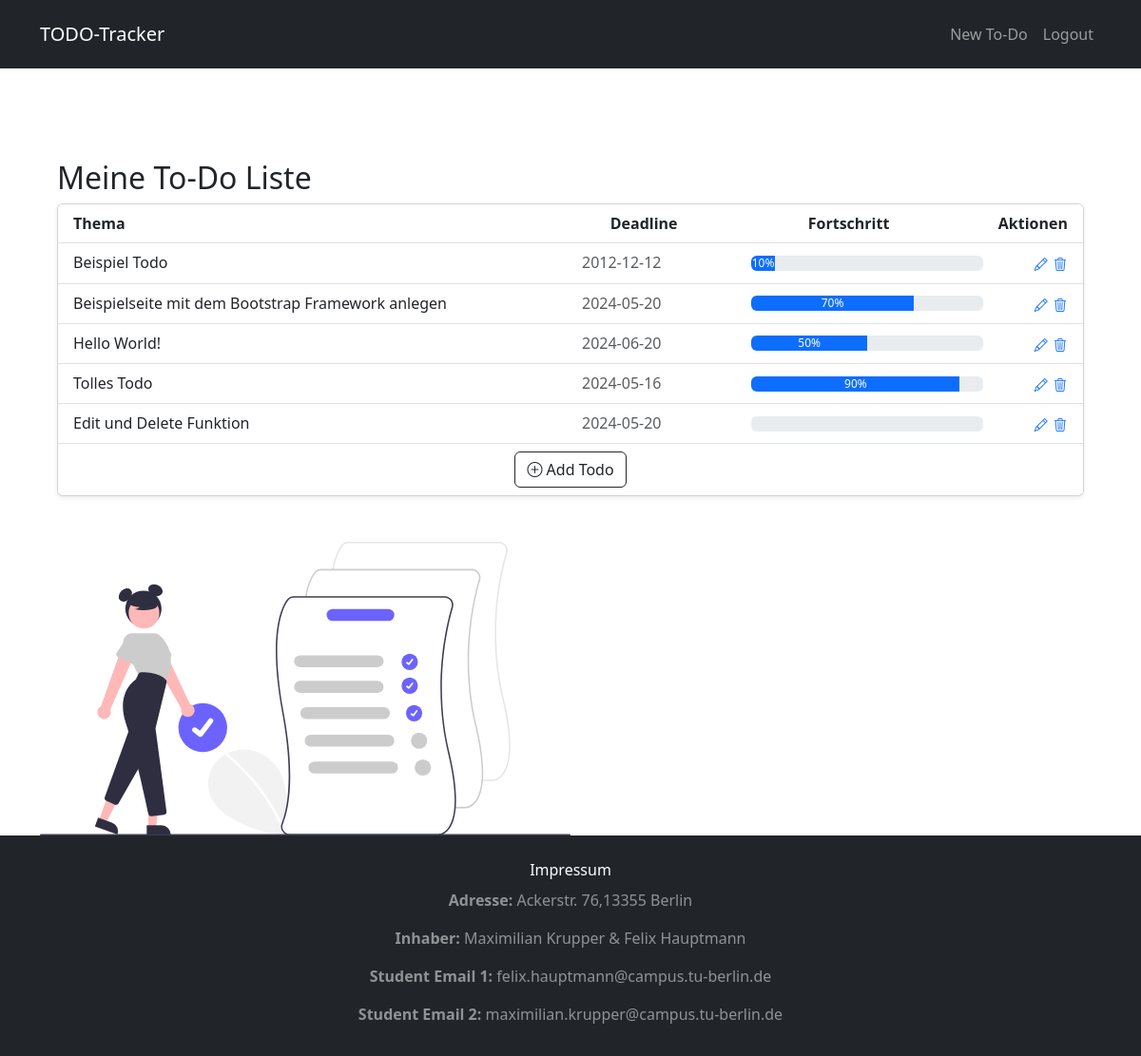
/ (signed in), run on an earlier commit of the app's database.
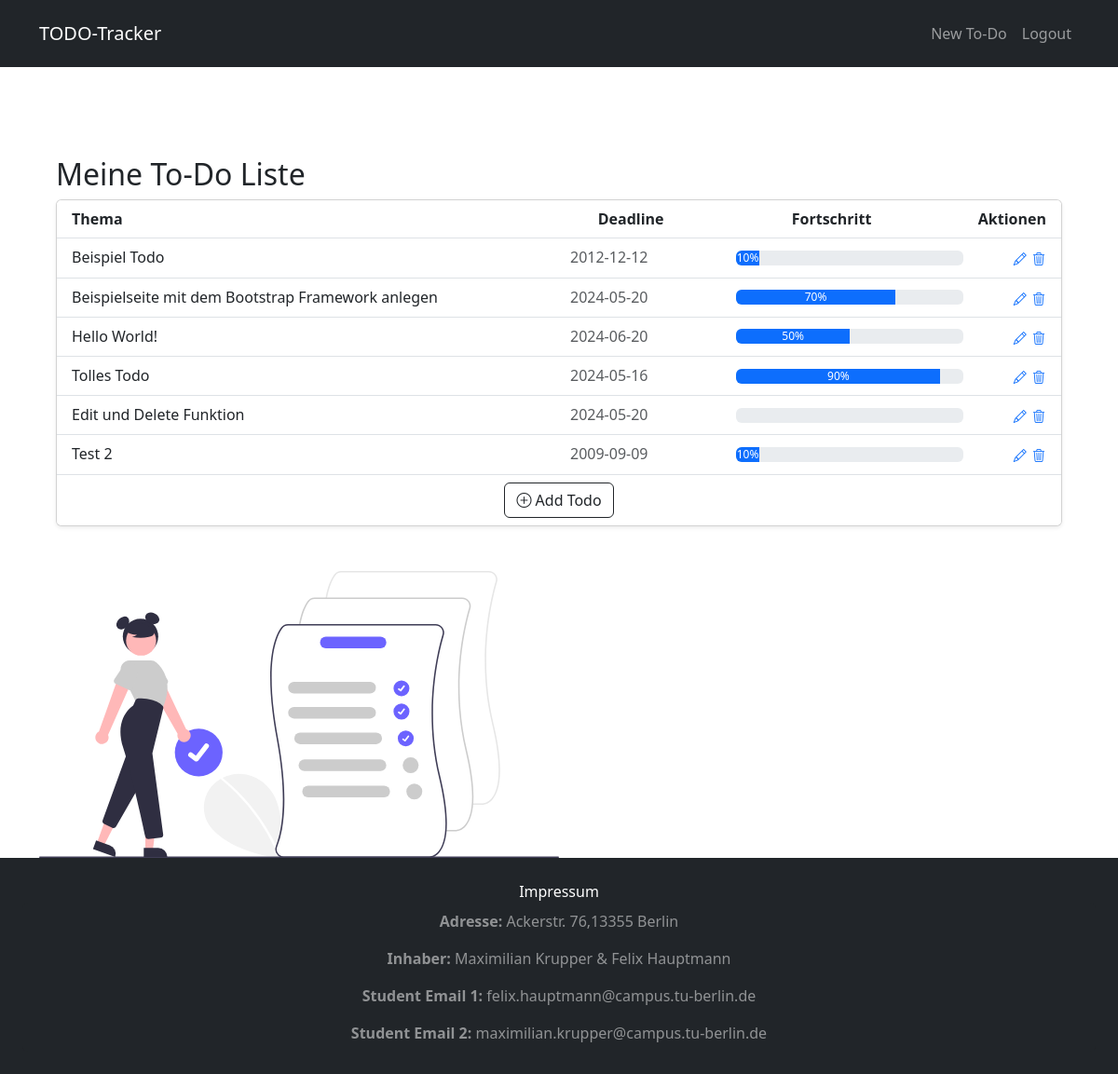
And on a later commit of the database.
### models.py (models this page shows)
class Todo(db.Model):
    __tablename__ = 'todos'
    id = db.Column(db.Integer, primary_key=True)
    data = db.Column(db.Text)
    progress = db.Column(db.Integer)
    deadline = db.Column(db.Date)
    date = db.Column(db.DateTime(timezone=True), default=func.now())
    user_id = db.Column(db.Integer, db.ForeignKey('users.id'))

### views.py (the view)
@views.route('/')
def home():
    return render_template('home.html', user=current_user)

### __init__.py (called while the page is built)
def create_app(config_name=None):
    app = Flask(__name__)
    if config_name == 'testing':
        app.config.from_object('website.config.TestConfig')
    else:
        app.config.from_object('website.config.Config')
    db.init_app(app)
    from .views import views
    from .todo import todo
    from .auth import auth
    app.register_blueprint(views, url_prefix='/')
    app.register_blueprint(todo, url_prefix='/')
    app.register_blueprint(auth, url_prefix='/')
    from .models import User, Todo
    create_db(app)
    login_manager = LoginManager()
    login_manager.login_view = "auth.login"
    login_manager.init_app(app)
    @login_manager.user_loader
    def load_user(id):
        return User.query.get(int(id))
    return app

### templates/home.html (shortened to what the changed rows need)
<!DOCTYPE html>
{% extends "index.html" %}
{% block content %}
    {% if not user.is_authenticated %}
    <section class="bg-dark text-light p-5 text-center text-sm-start">
        <div class="container">
            <div class="d-sm-flex align-items-center justify-content-between">
                <div>
                    <h1>Your Personal <span class="text-warning">Task-List</span> </h1>
                    <p class="lead my-4">
                        Create and organize your day-to-day tasks
                        <i class="bi bi-pencil-square"></i>
                    </p>
                    <p>
                        <button class="btn btn-warning btn-lg" onclick="location.href='/signup';">Start creating Tasks</button>
                    </p>
                </div>
                <img class="img-fluid w-50 d-none d-sm-block" src="{{ url_for('static', filename='img/undraw_task_list_6x9d.svg') }}" alt="Bild">
            </div>
        </div>
    </section>
    {% else %}
        <section id="todo-list" class="p-5">
            <div class="container mt-5">
                <h2>Meine To-Do Liste</h2>
                <div class="card shadow-sm">
                    <ul class="list-group list-group-flush" id="todos">
                        {% for todo in user.todos %}
                            <li class="list-group-item">
                                <div class="row d-flex justify-content-between">
                                    <div class="col-md-6">
                                        {{ todo.data }}
                                    </div>
                                    <div class="col-md-2 text-muted">
                                        {{ todo.deadline }}
                                    </div>
                                    <div class="d-flex col-md-3 align-items-center">
                                        <div class="progress w-100">
                                            <div class="progress-bar" role="progressbar" style="width: {{ todo.progress }}%;"
                                                 aria-valuenow="{{ todo.progress }}" aria-valuemin="0"
                                                 aria-valuemax="100">{{ todo.progress }}%
                                            </div>
                                        </div>
                                    </div>
                                    <div class="d-flex col-md-1 justify-content-end">
                                        <div class="justify-content-between">
                                            <button type="button" class="btn btn-sm btn-link p-0"
                                                    data-bs-toggle="tooltip"
                                                    data-bs-placement="top" data-bs-title="Edit"
                                                    onclick="location.href='/edit-todo/{{ todo.id }}';"><i class="bi bi-pencil"></i>
                                            </button>
                                            <button type="button" class="btn btn-sm btn-link p-0"
                                            data-bs-toggle="tooltip"
                                            data-bs-placement="top" data-bs-title="Delete"
                                            onclick="deleteTodo({{ todo.id }})"><i class="bi bi-trash3"></i></button>
                                        </div>
                                    </div>
                                </div>
                            </li>
                        {% endfor %}
                    </ul>
                </div>
            </div>
        </section>
    {% endif %}
{% endblock %}

What changed in the data, as far as the page shows it:
added Todo: data "Test 2", deadline "2009-09-09", progress "10"
